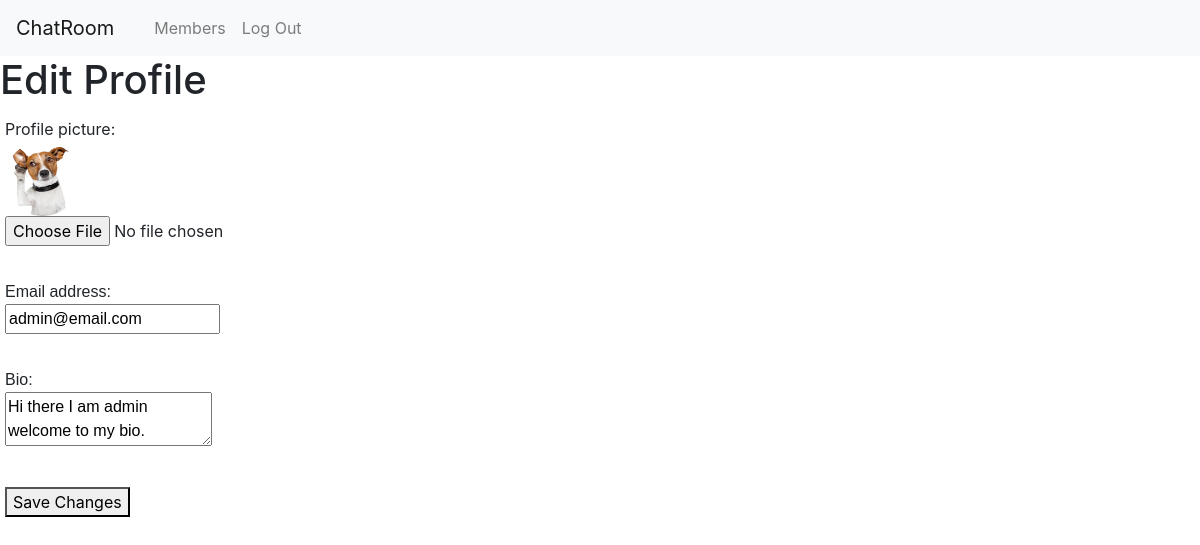
Screenshot of /profile/edit/1 (signed in) with the database file from the repository.
### chatroom/models.py (models this page shows, shortened)
class User(AbstractUser):
    username = models.CharField(max_length=50, unique=True)
    email = models.EmailField(unique=True)
    bio = models.CharField(max_length=120, blank=True)
    profile_picture = models.ImageField(upload_to=profile_picture_path, blank=True)
    class Meta:
        db_table = 'chat_users'
        verbose_name = 'User'
        verbose_name_plural = 'Users'

### chatroom/views.py (the view, shortened to what this page needs)
# urls.py: path("profile/edit/<int:user_id>", views.edit_profile, name="edit_profile"),
@login_required
def edit_profile(request, user_id):
    user_profile = User.objects.get(pk=user_id)
    context = {
        "profile": user_profile
    }
    return render(request, "chatapp/edit_profile.html", context)

### chatroom/templates/chatapp/edit_profile.html (shortened to what this page needs)
{% extends "chatapp/base.html" %}
{% block body_content %}
    <h1>Edit Profile</h1>
    <form method="post" enctype="multipart/form-data">
        <div id="edit-profile-picture">
            Profile picture:<br>
            {% if profile.profile_picture %}
                <img id="profile-image" src="{{ profile.profile_picture.url }}" alt="Profile Picture">
            {% endif %}
            <br>
            <input type="file" id="profile_picture" name="profile_picture">
        </div>
        <br>
        <div id="edit-email">
            Email address: <br>
            <input type="email" id="email" name="email" value="{{ profile.email }}">
        </div>
        <br>
        <div id="edit-bio">
            Bio: <br>
            <textarea id="bio" name="bio">{{ profile.bio }}</textarea>
        </div>
        <br>
        <div id="edit-save-button">
            <button type="submit">Save Changes</button>
        </div>
    </form>
{% endblock %}

### chatroom/static/chatroom/styles.css (style rules this page uses)
#profile-image { width: 75px; height: 75px; border-radius: 50%; }
#edit-email, #edit-bio { font-family: sans-serif; padding: 5px; }
#edit-save-button, #edit-profile-picture { padding: 5px; }

### rows the page displays
User: profile_picture (picture), email "admin@email.com", bio "Hi there I am admin welcome to my bio."
